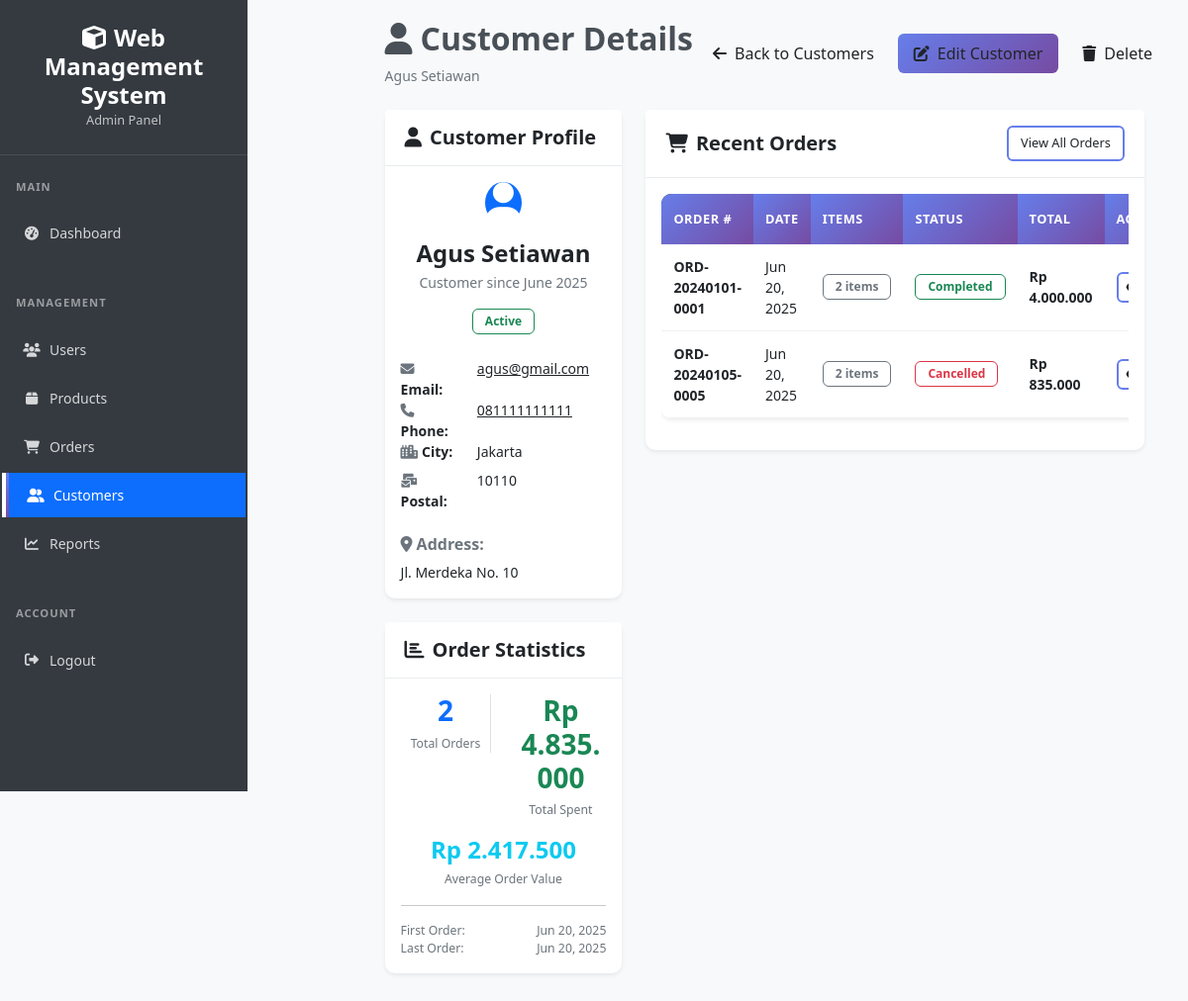
/admin/customers/view.php?id=1 (signed in), run on the app's committed database.
### tables this page shows
CREATE TABLE `customers` (
  `id` int(11) NOT NULL,
  `name` varchar(100) NOT NULL,
  `email` varchar(100) DEFAULT NULL,
  `phone` varchar(20) DEFAULT NULL,
  `address` text DEFAULT NULL,
  `city` varchar(50) DEFAULT NULL,
  `postal_code` varchar(10) DEFAULT NULL,
  `is_active` tinyint(1) DEFAULT 1,
  `created_at` timestamp NOT NULL DEFAULT current_timestamp()
);

CREATE TABLE `orders` (
  `id` int(11) NOT NULL,
  `customer_id` int(11) NOT NULL,
  `user_id` int(11) NOT NULL,
  `order_number` varchar(50) NOT NULL,
  `total_amount` decimal(10,2) NOT NULL DEFAULT 0.00,
  `status` enum('pending','processing','completed','cancelled') DEFAULT 'pending',
  `payment_status` enum('unpaid','paid','partial') DEFAULT 'unpaid',
  `order_date` timestamp NOT NULL DEFAULT current_timestamp(),
  `notes` text DEFAULT NULL
);

### config/database.php (called while the page is built, shortened)
<?php
class Database {
    private $host = '127.0.0.1';
    private $dbname = 'web_app_db';
    private $username = 'root';
    private $password = '';
    private $charset = 'utf8mb4';
    private $pdo;
    public function connect() {
        if ($this->pdo === null) {
            try {
                $dsn = "mysql:host={$this->host};dbname={$this->dbname};charset={$this->charset}";
                $options = [
                    PDO::ATTR_ERRMODE => PDO::ERRMODE_EXCEPTION,
                    PDO::ATTR_DEFAULT_FETCH_MODE => PDO::FETCH_ASSOC,
                    PDO::ATTR_EMULATE_PREPARES => false,
                    PDO::MYSQL_ATTR_INIT_COMMAND => "SET NAMES {$this->charset}"
                ];
                $this->pdo = new PDO($dsn, $this->username, $this->password, $options);
            } catch (PDOException $e) {
                error_log("Database connection error: " . $e->getMessage());
                die("Database connection failed. Please check configuration.");
            }
        }
        return $this->pdo;
    }
}
$database = new Database();
$pdo = $database->connect();
function getDB() {
    global $pdo;
    return $pdo;
}
function executeQuery($sql, $params = []) {
    try {
        $pdo = getDB();
        $stmt = $pdo->prepare($sql);
        $stmt->execute($params);
        return $stmt;
    } catch (PDOException $e) {
        error_log("Query error: " . $e->getMessage());
        throw new Exception("Database query failed");
    }
}
function getRecord($sql, $params = []) {
    $stmt = executeQuery($sql, $params);
    return $stmt->fetch();
}
?>

### includes/functions.php (called while the page is built, shortened)
<?php
require_once dirname(__DIR__) . '/config/database.php';
function formatDateTime($datetime, $format = DISPLAY_DATETIME_FORMAT) {
    return date($format, strtotime($datetime));
}
function formatCurrency($amount, $currency = 'IDR') {
    if ($currency === 'IDR') {
        return 'Rp ' . number_format($amount, 0, ',', '.');
    }
    return '$' . number_format($amount, 2, '.', ',');
}
?>

### admin/customers/view.php (the view, shortened to what this page needs)
<?php
require_once '../../includes/functions.php';
$customer_id = (int)($_GET['id'] ?? 0);
$customer = getRecord("
    SELECT * FROM customers WHERE id = ?
", [$customer_id]);
$orders = executeQuery("
    SELECT o.*, COUNT(od.id) as item_count
    FROM orders o
    LEFT JOIN order_details od ON o.id = od.order_id
    WHERE o.customer_id = ?
    GROUP BY o.id
    ORDER BY o.order_date DESC
    LIMIT 10
", [$customer_id]);
$stats = getRecord("
    SELECT
        COUNT(o.id) as total_orders,
        COALESCE(SUM(o.total_amount), 0) as total_spent,
        COALESCE(AVG(o.total_amount), 0) as average_order,
        MAX(o.order_date) as last_order_date,
        MIN(o.order_date) as first_order_date
    FROM orders o
    WHERE o.customer_id = ?
", [$customer_id]);
include '../../includes/header.php';
?>
<div class="d-flex">
    <?php include '../../includes/admin_sidebar.php'; ?>
    <div class="admin-content flex-grow-1">
        <div class="d-flex justify-content-between align-items-center mb-4">
            <div>
                <h2><i class="fas fa-user me-2"></i>Customer Details</h2>
                <p class="text-muted mb-0"><?= htmlspecialchars($customer['name']) ?></p>
            </div>
            <div class="d-flex gap-2">
                <a href="index.php" class="btn btn-outline-secondary">
                    <i class="fas fa-arrow-left me-2"></i>Back to Customers
                </a>
                <a href="edit.php?id=<?= $customer['id'] ?>" class="btn btn-primary">
                    <i class="fas fa-edit me-2"></i>Edit Customer
                </a>
                <button type="button" class="btn btn-outline-danger"
                        onclick="confirmDelete(<?= $customer['id'] ?>, '<?= htmlspecialchars($customer['name']) ?>')">
                    <i class="fas fa-trash me-2"></i>Delete
                </button>
            </div>
        </div>
        <div class="row">
            <div class="col-lg-4">
                <div class="card mb-4">
                    <div class="card-header">
                        <h5 class="mb-0">
                            <i class="fas fa-user me-2"></i>Customer Profile
                        </h5>
                    </div>
                    <div class="card-body">
                        <div class="text-center mb-4">
                            <div class="avatar-lg bg-primary text-white rounded-circle d-inline-flex align-items-center justify-content-center mb-3">
                                <i class="fas fa-user fa-3x"></i>
                            </div>
                            <h4 class="mb-1"><?= htmlspecialchars($customer['name']) ?></h4>
                            <p class="text-muted mb-3">
                                Customer since <?= formatDateTime($customer['created_at'], 'F Y') ?>
                            </p>
                            <span class="badge bg-<?= $customer['is_active'] ? 'success' : 'danger' ?> fs-6">
                                <?= $customer['is_active'] ? 'Active' : 'Inactive' ?>
                            </span>
                        </div>
                        <div class="customer-info">
                            <dl class="row mb-0">
                                <?php if (!empty($customer['email'])): ?>
                                    <dt class="col-4">
                                        <i class="fas fa-envelope text-muted me-1"></i>Email:
                                    </dt>
                                    <dd class="col-8">
                                        <a href="mailto:<?= htmlspecialchars($customer['email']) ?>">
                                            <?= htmlspecialchars($customer['email']) ?>
                                        </a>
                                    </dd>
                                <?php endif; ?>
                                <?php if (!empty($customer['phone'])): ?>
                                    <dt class="col-4">
                                        <i class="fas fa-phone text-muted me-1"></i>Phone:
                                    </dt>
                                    <dd class="col-8">
                                        <a href="tel:<?= htmlspecialchars($customer['phone']) ?>">
                                            <?= htmlspecialchars($customer['phone']) ?>
                                        </a>
                                    </dd>
                                <?php endif; ?>
                                <?php if (!empty($customer['city'])): ?>
                                    <dt class="col-4">
                                        <i class="fas fa-city text-muted me-1"></i>City:
                                    </dt>
                                    <dd class="col-8"><?= htmlspecialchars($customer['city']) ?></dd>
                                <?php endif; ?>
                                <?php if (!empty($customer['postal_code'])): ?>
                                    <dt class="col-4">
                                        <i class="fas fa-mail-bulk text-muted me-1"></i>Postal:
                                    </dt>
                                    <dd class="col-8"><?= htmlspecialchars($customer['postal_code']) ?></dd>
                                <?php endif; ?>
                            </dl>
                        </div>
                        <?php if (!empty($customer['address'])): ?>
                            <div class="mt-4">
                                <h6 class="text-muted">
                                    <i class="fas fa-map-marker-alt me-1"></i>Address:
                                </h6>
                                <p class="mb-0"><?= nl2br(htmlspecialchars($customer['address'])) ?></p>
                            </div>
                        <?php endif; ?>
                    </div>
                </div>
                <div class="card">
                    <div class="card-header">
                        <h5 class="mb-0">
                            <i class="fas fa-chart-bar me-2"></i>Order Statistics
                        </h5>
                    </div>
                    <div class="card-body">
                        <div class="row text-center">
                            <div class="col-6 mb-3">
                                <div class="border-end">
                                    <h3 class="text-primary mb-1"><?= number_format($stats['total_orders']) ?></h3>
                                    <small class="text-muted">Total Orders</small>
                                </div>
                            </div>
                            <div class="col-6 mb-3">
                                <h3 class="text-success mb-1"><?= formatCurrency($stats['total_spent']) ?></h3>
                                <small class="text-muted">Total Spent</small>
                            </div>
                            <div class="col-12">
                                <h4 class="text-info mb-1"><?= formatCurrency($stats['average_order']) ?></h4>
                                <small class="text-muted">Average Order Value</small>
                            </div>
                        </div>
                        <?php if ($stats['total_orders'] > 0): ?>
                            <hr>
                            <div class="small text-muted">
                                <div class="d-flex justify-content-between">
                                    <span>First Order:</span>
                                    <span><?= formatDateTime($stats['first_order_date'], 'M d, Y') ?></span>
                                </div>
                                <div class="d-flex justify-content-between">
                                    <span>Last Order:</span>
                                    <span><?= formatDateTime($stats['last_order_date'], 'M d, Y') ?></span>
                                </div>
                            </div>
                        <?php endif; ?>
                    </div>
                </div>
            </div>
            <div class="col-lg-8">
                <div class="card">
                    <div class="card-header">
                        <div class="d-flex justify-content-between align-items-center">
                            <h5 class="mb-0">
                                <i class="fas fa-shopping-cart me-2"></i>Recent Orders
                            </h5>
                            <?php if (!empty($orders)): ?>
                                <a href="../orders/index.php?customer_id=<?= $customer['id'] ?>" class="btn btn-sm btn-outline-primary">
                                    View All Orders
                                </a>
                            <?php endif; ?>
                        </div>
                    </div>
                    <div class="card-body">
                        <?php if (empty($orders)): ?>
                            <div class="text-center py-5">
                                <i class="fas fa-shopping-cart fa-3x text-muted mb-3"></i>
                                <h5 class="text-muted">No Orders Found</h5>
                                <p class="text-muted">This customer hasn't placed any orders yet.</p>
                                <a href="../orders/add.php?customer_id=<?= $customer['id'] ?>" class="btn btn-primary">
                                    <i class="fas fa-plus me-2"></i>Create First Order
                                </a>
                            </div>
                        <?php else: ?>
                            <div class="table-responsive">
                                <table class="table table-hover">
                                    <thead>
                                        <tr>
                                            <th>Order #</th>
                                            <th>Date</th>
                                            <th>Items</th>
                                            <th>Status</th>
                                            <th>Total</th>
                                            <th>Actions</th>
                                        </tr>
                                    </thead>
                                    <tbody>
                                        <?php foreach ($orders as $order): ?>
                                            <tr>
                                                <td>
                                                    <strong><?= htmlspecialchars($order['order_number']) ?></strong>
                                                </td>
                                                <td><?= formatDateTime($order['order_date'], 'M d, Y') ?></td>
                                                <td>
                                                    <span class="badge bg-secondary"><?= number_format($order['item_count']) ?> items</span>
                                                </td>
                                                <td>
                                                    <?php
                                                    $status_colors = [
                                                        'pending' => 'warning',
                                                        'processing' => 'info',
                                                        'completed' => 'success',
                                                        'cancelled' => 'danger'
                                                    ];
                                                    $color = $status_colors[$order['status']] ?? 'secondary';
                                                    ?>
                                                    <span class="badge bg-<?= $color ?>">
                                                        <?= ucfirst($order['status']) ?>
                                                    </span>
                                                </td>
                                                <td>
                                                    <strong><?= formatCurrency($order['total_amount']) ?></strong>
                                                </td>
                                                <td>
                                                    <div class="btn-group btn-group-sm">
                                                        <a href="../orders/view.php?id=<?= $order['id'] ?>"
                                                           class="btn btn-outline-primary btn-sm" title="View Order">
                                                            <i class="fas fa-eye"></i>
                                                        </a>
                                                    </div>
                                                </td>
                                            </tr>
                                        <?php endforeach; ?>
                                    </tbody>
                                </table>
                            </div>
                        <?php endif; ?>
                    </div>
                </div>
            </div>
        </div>
    </div>
</div>

### data on the page
customers: name "Agus Setiawan", created_at "June 2025", email "agus@gmail.com", phone "081111111111", city "Jakarta", postal_code "10110", address "Jl. Merdeka No. 10"
orders: order_number "ORD-20240101-0001", order_date "Jun 20, 2025", item_count "2", status "Completed", total_amount "Rp 4.000.000"
orders: order_number "ORD-20240105-0005", order_date "Jun 20, 2025", item_count "2", status "Cancelled", total_amount "Rp 835.000"

### other printed values
APP_NAME "Web Management System"
$stats['total_orders'] "2"
formatCurrency($stats['total_spent']) "Rp 4.835.000"
formatCurrency($stats['average_order']) "Rp 2.417.500"
formatDateTime($stats['first_order_date'], 'M d, Y') "Jun 20, 2025"
formatDateTime($stats['last_order_date'], 'M d, Y') "Jun 20, 2025"
